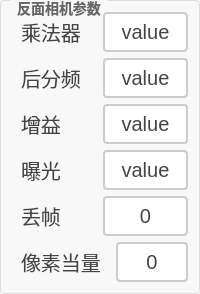
        <widget class="QGroupBox" name="groupBox_15">
         <property name="styleSheet">
          <string notr="true">QGroupBox {
    border: 1px solid #DDD;
    border-radius: 4px;
    font: bold 14px;
    color: #666;
    background-color: #F8F8F8;
}

QGroupBox::title {
    subcontrol-origin: margin;
    subcontrol-position: top left;
    left: 10px;
    padding: 0 5px;
}</string>
         </property>
         <property name="title">
          <string>反面相机参数</string>
         </property>
         <layout class="QGridLayout" name="gridLayout_2">
          <item row="0" column="0">
           <layout class="QVBoxLayout" name="verticalLayout_2">
            <item>
             <layout class="QHBoxLayout" name="horizontalLayout_30" stretch="1,1">
              <item>
               <widget class="QLabel" name="lb_xiangjiguangdianpingbishijian_10">
                <property name="styleSheet">
                 <string notr="true">/* 基础标签样式 */
QLabel {
    color: #444444;          /* 主文字色 */
    font-size: 20px;         /* 标准字号 */
    background: transparent; /* 透明背景 */
    padding: 2px 4px;        /* 基础内边距 */
}

/* 标题样式 */
QLabel.title {
    font-size: 16px;
    font-weight: 600;
    color: #333333;
    border-bottom: 1px solid #DDDDDD; /* 下划线装饰 */
    padding-bottom: 4px;
}

/* 副标题/次要文本 */
QLabel.subtitle {
    color: #666666;
    font-size: 13px;
    font-style: italic;
}

/* 强调文本 */
QLabel.emphasis {
    color: #333333;
    font-weight: 500;
    background-color: #F5F5F5;
    border-radius: 3px;
    padding: 4px 8px;
}

/* 状态标签（成功/警告/错误） */
QLabel[state=&quot;success&quot;] {
    color: #228B22;          /* 森林绿 */
    border-left: 3px solid #228B22;
    padding-left: 8px;
}

QLabel[state=&quot;warning&quot;] {
    color: #FF8C00;          /* 暗橙 */
    border-left: 3px solid #FF8C00;
    padding-left: 8px;
}

QLabel[state=&quot;error&quot;] {
    color: #B22222;          /* 砖红 */
    border-left: 3px solid #B22222;
    padding-left: 8px;
}

/* 数据展示标签 */
QLabel.data {
    color: #2F4F4F;          /* 深石板灰 */
    font-family: monospace;
    border: 1px solid #E0E0E0;
    background-color: #FFFFFF;
    padding: 6px 12px;
    border-radius: 4px;
}

/* 禁用状态 */
QLabel:disabled {
    color: #AAAAAA;
    background-color: transparent;
}

/* 链接样式（伪链接效果） */
QLabel.link {
    color: #4682B4;          /* 钢蓝 */
    text-decoration: underline;
    border-bottom: 1px dotted #4682B4;
}

/* 图标标签 */
QLabel.icon {
    qproperty-alignment: AlignCenter;
    border: 1px solid #E0E0E0;
    border-radius: 4px;
    background-color: #FFFFFF;
    padding: 12px;
}</string>
                </property>
                <property name="text">
                 <string>乘法器</string>
                </property>
               </widget>
              </item>
              <item>
               <widget class="QPushButton" name="btn_chengfaqi2">
                <property name="sizePolicy">
                 <sizepolicy hsizetype="Minimum" vsizetype="Minimum">
                  <horstretch>0</horstretch>
                  <verstretch>0</verstretch>
                 </sizepolicy>
                </property>
                <property name="styleSheet">
                 <string notr="true">QPushButton {
    padding: 6px 14px;
    border: 2px solid #CCC;
    border-radius: 4px;
    background-color: white;
    color: #444;
	font-size:20px;
}

QPushButton:hover {
    border-color: #999;
    background-color: #F5F5F5;
}

QPushButton:pressed {
    border-color: #777;
    background-color: #EEE;
}</string>
                </property>
                <property name="text">
                 <string>value</string>
                </property>
               </widget>
              </item>
             </layout>
            </item>
            <item>
             <layout class="QHBoxLayout" name="horizontalLayout_31" stretch="1,1">
              <item>
               <widget class="QLabel" name="lb_xiangjiguangdianpingbishijian_11">
                <property name="styleSheet">
                 <string notr="true">/* 基础标签样式 */
QLabel {
    color: #444444;          /* 主文字色 */
    font-size: 20px;         /* 标准字号 */
    background: transparent; /* 透明背景 */
    padding: 2px 4px;        /* 基础内边距 */
}

/* 标题样式 */
QLabel.title {
    font-size: 16px;
    font-weight: 600;
    color: #333333;
    border-bottom: 1px solid #DDDDDD; /* 下划线装饰 */
    padding-bottom: 4px;
}

/* 副标题/次要文本 */
QLabel.subtitle {
    color: #666666;
    font-size: 13px;
    font-style: italic;
}

/* 强调文本 */
QLabel.emphasis {
    color: #333333;
    font-weight: 500;
    background-color: #F5F5F5;
    border-radius: 3px;
    padding: 4px 8px;
}

/* 状态标签（成功/警告/错误） */
QLabel[state=&quot;success&quot;] {
    color: #228B22;          /* 森林绿 */
    border-left: 3px solid #228B22;
    padding-left: 8px;
}

QLabel[state=&quot;warning&quot;] {
    color: #FF8C00;          /* 暗橙 */
    border-left: 3px solid #FF8C00;
    padding-left: 8px;
}

QLabel[state=&quot;error&quot;] {
    color: #B22222;          /* 砖红 */
    border-left: 3px solid #B22222;
    padding-left: 8px;
}

/* 数据展示标签 */
QLabel.data {
    color: #2F4F4F;          /* 深石板灰 */
    font-family: monospace;
    border: 1px solid #E0E0E0;
    background-color: #FFFFFF;
    padding: 6px 12px;
    border-radius: 4px;
}

/* 禁用状态 */
QLabel:disabled {
    color: #AAAAAA;
    background-color: transparent;
}

/* 链接样式（伪链接效果） */
QLabel.link {
    color: #4682B4;          /* 钢蓝 */
    text-decoration: underline;
    border-bottom: 1px dotted #4682B4;
}

/* 图标标签 */
QLabel.icon {
    qproperty-alignment: AlignCenter;
    border: 1px solid #E0E0E0;
    border-radius: 4px;
    background-color: #FFFFFF;
    padding: 12px;
}</string>
                </property>
                <property name="text">
                 <string>后分频</string>
                </property>
               </widget>
              </item>
              <item>
               <widget class="QPushButton" name="btn_houfenpin2">
                <property name="sizePolicy">
                 <sizepolicy hsizetype="Minimum" vsizetype="Minimum">
                  <horstretch>0</horstretch>
                  <verstretch>0</verstretch>
                 </sizepolicy>
                </property>
                <property name="styleSheet">
                 <string notr="true">QPushButton {
    padding: 6px 14px;
    border: 2px solid #CCC;
    border-radius: 4px;
    background-color: white;
    color: #444;
	font-size:20px;
}

QPushButton:hover {
    border-color: #999;
    background-color: #F5F5F5;
}

QPushButton:pressed {
    border-color: #777;
    background-color: #EEE;
}</string>
                </property>
                <property name="text">
                 <string>value</string>
                </property>
               </widget>
              </item>
             </layout>
            </item>
            <item>
             <layout class="QHBoxLayout" name="horizontalLayout_32" stretch="1,1">
              <item>
               <widget class="QLabel" name="lb_xiangjiguangdianpingbishijian_12">
                <property name="styleSheet">
                 <string notr="true">/* 基础标签样式 */
QLabel {
    color: #444444;          /* 主文字色 */
    font-size: 20px;         /* 标准字号 */
    background: transparent; /* 透明背景 */
    padding: 2px 4px;        /* 基础内边距 */
}

/* 标题样式 */
QLabel.title {
    font-size: 16px;
    font-weight: 600;
    color: #333333;
    border-bottom: 1px solid #DDDDDD; /* 下划线装饰 */
    padding-bottom: 4px;
}

/* 副标题/次要文本 */
QLabel.subtitle {
    color: #666666;
    font-size: 13px;
    font-style: italic;
}

/* 强调文本 */
QLabel.emphasis {
    color: #333333;
    font-weight: 500;
    background-color: #F5F5F5;
    border-radius: 3px;
    padding: 4px 8px;
}

/* 状态标签（成功/警告/错误） */
QLabel[state=&quot;success&quot;] {
    color: #228B22;          /* 森林绿 */
    border-left: 3px solid #228B22;
    padding-left: 8px;
}

QLabel[state=&quot;warning&quot;] {
    color: #FF8C00;          /* 暗橙 */
    border-left: 3px solid #FF8C00;
    padding-left: 8px;
}

QLabel[state=&quot;error&quot;] {
    color: #B22222;          /* 砖红 */
    border-left: 3px solid #B22222;
    padding-left: 8px;
}

/* 数据展示标签 */
QLabel.data {
    color: #2F4F4F;          /* 深石板灰 */
    font-family: monospace;
    border: 1px solid #E0E0E0;
    background-color: #FFFFFF;
    padding: 6px 12px;
    border-radius: 4px;
}

/* 禁用状态 */
QLabel:disabled {
    color: #AAAAAA;
    background-color: transparent;
}

/* 链接样式（伪链接效果） */
QLabel.link {
    color: #4682B4;          /* 钢蓝 */
    text-decoration: underline;
    border-bottom: 1px dotted #4682B4;
}

/* 图标标签 */
QLabel.icon {
    qproperty-alignment: AlignCenter;
    border: 1px solid #E0E0E0;
    border-radius: 4px;
    background-color: #FFFFFF;
    padding: 12px;
}</string>
                </property>
                <property name="text">
                 <string>增益</string>
                </property>
               </widget>
              </item>
              <item>
               <widget class="QPushButton" name="btn_zengyi2">
                <property name="sizePolicy">
                 <sizepolicy hsizetype="Minimum" vsizetype="Minimum">
                  <horstretch>0</horstretch>
                  <verstretch>0</verstretch>
                 </sizepolicy>
                </property>
                <property name="styleSheet">
                 <string notr="true">QPushButton {
    padding: 6px 14px;
    border: 2px solid #CCC;
    border-radius: 4px;
    background-color: white;
    color: #444;
	font-size:20px;
}

QPushButton:hover {
    border-color: #999;
    background-color: #F5F5F5;
}

QPushButton:pressed {
    border-color: #777;
    background-color: #EEE;
}</string>
                </property>
                <property name="text">
                 <string>value</string>
                </property>
               </widget>
              </item>
             </layout>
            </item>
            <item>
             <layout class="QHBoxLayout" name="horizontalLayout_33" stretch="1,1">
              <item>
               <widget class="QLabel" name="lb_xiangjiguangdianpingbishijian_13">
                <property name="styleSheet">
                 <string notr="true">/* 基础标签样式 */
QLabel {
    color: #444444;          /* 主文字色 */
    font-size: 20px;         /* 标准字号 */
    background: transparent; /* 透明背景 */
    padding: 2px 4px;        /* 基础内边距 */
}

/* 标题样式 */
QLabel.title {
    font-size: 16px;
    font-weight: 600;
    color: #333333;
    border-bottom: 1px solid #DDDDDD; /* 下划线装饰 */
    padding-bottom: 4px;
}

/* 副标题/次要文本 */
QLabel.subtitle {
    color: #666666;
    font-size: 13px;
    font-style: italic;
}

/* 强调文本 */
QLabel.emphasis {
    color: #333333;
    font-weight: 500;
    background-color: #F5F5F5;
    border-radius: 3px;
    padding: 4px 8px;
}

/* 状态标签（成功/警告/错误） */
QLabel[state=&quot;success&quot;] {
    color: #228B22;          /* 森林绿 */
    border-left: 3px solid #228B22;
    padding-left: 8px;
}

QLabel[state=&quot;warning&quot;] {
    color: #FF8C00;          /* 暗橙 */
    border-left: 3px solid #FF8C00;
    padding-left: 8px;
}

QLabel[state=&quot;error&quot;] {
    color: #B22222;          /* 砖红 */
    border-left: 3px solid #B22222;
    padding-left: 8px;
}

/* 数据展示标签 */
QLabel.data {
    color: #2F4F4F;          /* 深石板灰 */
    font-family: monospace;
    border: 1px solid #E0E0E0;
    background-color: #FFFFFF;
    padding: 6px 12px;
    border-radius: 4px;
}

/* 禁用状态 */
QLabel:disabled {
    color: #AAAAAA;
    background-color: transparent;
}

/* 链接样式（伪链接效果） */
QLabel.link {
    color: #4682B4;          /* 钢蓝 */
    text-decoration: underline;
    border-bottom: 1px dotted #4682B4;
}

/* 图标标签 */
QLabel.icon {
    qproperty-alignment: AlignCenter;
    border: 1px solid #E0E0E0;
    border-radius: 4px;
    background-color: #FFFFFF;
    padding: 12px;
}</string>
                </property>
                <property name="text">
                 <string>曝光</string>
                </property>
               </widget>
              </item>
              <item>
               <widget class="QPushButton" name="btn_baoguang2">
                <property name="sizePolicy">
                 <sizepolicy hsizetype="Minimum" vsizetype="Minimum">
                  <horstretch>0</horstretch>
                  <verstretch>0</verstretch>
                 </sizepolicy>
                </property>
                <property name="styleSheet">
                 <string notr="true">QPushButton {
    padding: 6px 14px;
    border: 2px solid #CCC;
    border-radius: 4px;
    background-color: white;
    color: #444;
	font-size:20px;
}

QPushButton:hover {
    border-color: #999;
    background-color: #F5F5F5;
}

QPushButton:pressed {
    border-color: #777;
    background-color: #EEE;
}</string>
                </property>
                <property name="text">
                 <string>value</string>
                </property>
               </widget>
              </item>
             </layout>
            </item>
            <item>
             <layout class="QHBoxLayout" name="horizontalLayout_34" stretch="1,1">
              <item>
               <widget class="QLabel" name="lb_xiangjiguangdianpingbishijian_14">
                <property name="styleSheet">
                 <string notr="true">/* 基础标签样式 */
QLabel {
    color: #444444;          /* 主文字色 */
    font-size: 20px;         /* 标准字号 */
    background: transparent; /* 透明背景 */
    padding: 2px 4px;        /* 基础内边距 */
}

/* 标题样式 */
QLabel.title {
    font-size: 16px;
    font-weight: 600;
    color: #333333;
    border-bottom: 1px solid #DDDDDD; /* 下划线装饰 */
    padding-bottom: 4px;
}

/* 副标题/次要文本 */
QLabel.subtitle {
    color: #666666;
    font-size: 13px;
    font-style: italic;
}

/* 强调文本 */
QLabel.emphasis {
    color: #333333;
    font-weight: 500;
    background-color: #F5F5F5;
    border-radius: 3px;
    padding: 4px 8px;
}

/* 状态标签（成功/警告/错误） */
QLabel[state=&quot;success&quot;] {
    color: #228B22;          /* 森林绿 */
    border-left: 3px solid #228B22;
    padding-left: 8px;
}

QLabel[state=&quot;warning&quot;] {
    color: #FF8C00;          /* 暗橙 */
    border-left: 3px solid #FF8C00;
    padding-left: 8px;
}

QLabel[state=&quot;error&quot;] {
    color: #B22222;          /* 砖红 */
    border-left: 3px solid #B22222;
    padding-left: 8px;
}

/* 数据展示标签 */
QLabel.data {
    color: #2F4F4F;          /* 深石板灰 */
    font-family: monospace;
    border: 1px solid #E0E0E0;
    background-color: #FFFFFF;
    padding: 6px 12px;
    border-radius: 4px;
}

/* 禁用状态 */
QLabel:disabled {
    color: #AAAAAA;
    background-color: transparent;
}

/* 链接样式（伪链接效果） */
QLabel.link {
    color: #4682B4;          /* 钢蓝 */
    text-decoration: underline;
    border-bottom: 1px dotted #4682B4;
}

/* 图标标签 */
QLabel.icon {
    qproperty-alignment: AlignCenter;
    border: 1px solid #E0E0E0;
    border-radius: 4px;
    background-color: #FFFFFF;
    padding: 12px;
}</string>
                </property>
                <property name="text">
                 <string>丢帧</string>
                </property>
               </widget>
              </item>
              <item>
               <widget class="QPushButton" name="btn_diuzhen2">
                <property name="sizePolicy">
                 <sizepolicy hsizetype="Minimum" vsizetype="Minimum">
                  <horstretch>0</horstretch>
                  <verstretch>0</verstretch>
                 </sizepolicy>
                </property>
                <property name="styleSheet">
                 <string notr="true">QPushButton {
    padding: 6px 14px;
    border: 2px solid #CCC;
    border-radius: 4px;
    background-color: white;
    color: #444;
	font-size:20px;
}

QPushButton:hover {
    border-color: #999;
    background-color: #F5F5F5;
}

QPushButton:pressed {
    border-color: #777;
    background-color: #EEE;
}</string>
                </property>
                <property name="text">
                 <string>0</string>
                </property>
               </widget>
              </item>
             </layout>
            </item>
            <item>
             <layout class="QHBoxLayout" name="horizontalLayout_36" stretch="1,1">
              <item>
               <widget class="QLabel" name="lb_xiangjiguangdianpingbishijian_24">
                <property name="styleSheet">
                 <string notr="true">/* 基础标签样式 */
QLabel {
    color: #444444;          /* 主文字色 */
    font-size: 20px;         /* 标准字号 */
    background: transparent; /* 透明背景 */
    padding: 2px 4px;        /* 基础内边距 */
}

/* 标题样式 */
QLabel.title {
    font-size: 16px;
    font-weight: 600;
    color: #333333;
    border-bottom: 1px solid #DDDDDD; /* 下划线装饰 */
    padding-bottom: 4px;
}

/* 副标题/次要文本 */
QLabel.subtitle {
    color: #666666;
    font-size: 13px;
    font-style: italic;
}

/* 强调文本 */
QLabel.emphasis {
    color: #333333;
    font-weight: 500;
    background-color: #F5F5F5;
    border-radius: 3px;
    padding: 4px 8px;
}

/* 状态标签（成功/警告/错误） */
QLabel[state=&quot;success&quot;] {
    color: #228B22;          /* 森林绿 */
    border-left: 3px solid #228B22;
    padding-left: 8px;
}

QLabel[state=&quot;warning&quot;] {
    color: #FF8C00;          /* 暗橙 */
    border-left: 3px solid #FF8C00;
    padding-left: 8px;
}

QLabel[state=&quot;error&quot;] {
    color: #B22222;          /* 砖红 */
    border-left: 3px solid #B22222;
    padding-left: 8px;
}

/* 数据展示标签 */
QLabel.data {
    color: #2F4F4F;          /* 深石板灰 */
    font-family: monospace;
    border: 1px solid #E0E0E0;
    background-color: #FFFFFF;
    padding: 6px 12px;
    border-radius: 4px;
}

/* 禁用状态 */
QLabel:disabled {
    color: #AAAAAA;
    background-color: transparent;
}

/* 链接样式（伪链接效果） */
QLabel.link {
    color: #4682B4;          /* 钢蓝 */
    text-decoration: underline;
    border-bottom: 1px dotted #4682B4;
}

/* 图标标签 */
QLabel.icon {
    qproperty-alignment: AlignCenter;
    border: 1px solid #E0E0E0;
    border-radius: 4px;
    background-color: #FFFFFF;
    padding: 12px;
}</string>
                </property>
                <property name="text">
                 <string>像素当量</string>
                </property>
               </widget>
              </item>
              <item>
               <widget class="QPushButton" name="btn_xiangsudangliang2">
                <property name="sizePolicy">
                 <sizepolicy hsizetype="Minimum" vsizetype="Minimum">
                  <horstretch>0</horstretch>
                  <verstretch>0</verstretch>
                 </sizepolicy>
                </property>
                <property name="styleSheet">
                 <string notr="true">QPushButton {
    padding: 6px 14px;
    border: 2px solid #CCC;
    border-radius: 4px;
    background-color: white;
    color: #444;
	font-size:20px;
}

QPushButton:hover {
    border-color: #999;
    background-color: #F5F5F5;
}

QPushButton:pressed {
    border-color: #777;
    background-color: #EEE;
}</string>
                </property>
                <property name="text">
                 <string>0</string>
                </property>
               </widget>
              </item>
             </layout>
            </item>
           </layout>
          </item>
         </layout>
        </widget>
